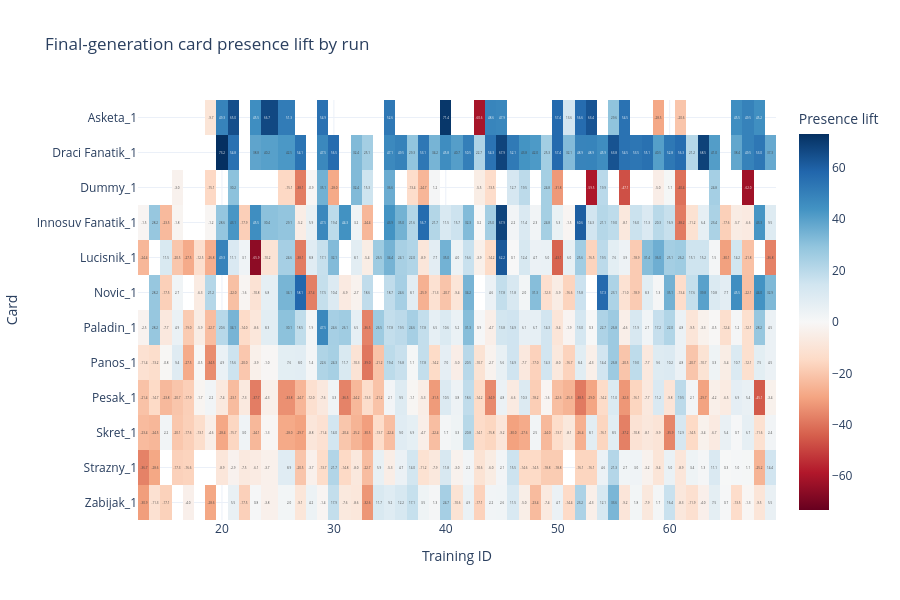

The notebook cell saved with this chart:
### Markdown cell above
## 7. Replicated card-balance signals

Presence lift is calculated within each run's final outer generation. Treat cards with near-universal inclusion cautiously because their absence group is small.

### Code cell
experiment_genomes = genomes[genomes.training_id.isin(EXPERIMENT_IDS)].copy()
final_outer = experiment_genomes.groupby('training_id').outer_gen.transform('max')
final_decks = experiment_genomes[experiment_genomes.outer_gen == final_outer].copy()

card_signal_rows = []
for run_id, run_decks in final_decks.groupby('training_id'):
    for card_id in card_catalog.card_id:
        copies = run_decks.deck_id.map(lambda deck_id: copy_lookup.get((deck_id, card_id), 0))
        present = copies > 0
        present_score = run_decks.loc[present, 'score'].mean()
        absent_score = run_decks.loc[~present, 'score'].mean()
        card_signal_rows.append({
            'training_id': run_id,
            'card_id': card_id,
            'decks': len(run_decks),
            'decks_present': int(present.sum()),
            'inclusion_rate': present.mean(),
            'average_copies_when_present': copies[present].mean(),
            'present_score': present_score,
            'absent_score': absent_score,
            'presence_lift': present_score - absent_score,
            'copy_score_correlation': safe_corr(copies, run_decks.score),
        })
card_signals = pd.DataFrame(card_signal_rows).merge(
    card_catalog[['card_id', 'name', 'ability', 'ability_kind']], on='card_id', how='left'
)

lift_matrix = card_signals.pivot(index='card_id', columns='training_id', values='presence_lift')
fig = px.imshow(
    lift_matrix,
    text_auto='.1f', aspect='auto', color_continuous_scale='RdBu', color_continuous_midpoint=0,
    title='Final-generation card presence lift by run',
    labels={'x': 'Training ID', 'y': 'Card', 'color': 'Presence lift'},
)
fig.update_layout(height=600)
fig.show()

display(card_signals.sort_values(['training_id', 'presence_lift'], ascending=[True, False]))
display(Markdown('**Cross-run Spearman rank agreement of card presence lift**'))
display(lift_matrix.rank().corr())

### Figure 1 — Plotly figure (JSON) as saved in the notebook; plotly's stock layout.template omitted (floating-point values rounded to 4 significant figures; data arrays with more than 128 entries replaced by an {"elided": "..."} marker saying what was removed)
{"data": [{"coloraxis": "coloraxis", "hovertemplate": "Training ID: %{x}<br>Card: %{y}<br>Presence lift: %{z}<extra></extra>", "name": "0", "texttemplate": "%{z:.1f}", "type": "heatmap", "x": [13, 14, 15, 16, 17, 18, 19, 20, 21, 22, 23, 24, 26, 27, 28, 29, 30, 31, 32, 33, 34, 35, 36, 37, 38, 39, 40, 41, 42, 43, 44, 45, 46, 47, 48, 49, 50, 51, 52, 53, 54, 55, 56, 57, 58, 59, 60, 61, 62, 63, 64, 65, 66, 67, 68, 69], "xaxis": "x", "y": ["Asketa_1", "Draci Fanatik_1", "Dummy_1", "Innosuv Fanatik_1", "Lucisnik_1", "Novic_1", "Paladin_1", "Panos_1", "Pesak_1", "Skret_1", "Strazny_1", "Zabijak_1"], "yaxis": "y", "z": {"elided": "12x56 float values"}}], "layout": {"coloraxis": {"autocolorscale": false, "cmid": 0, "colorbar": {"title": {"text": "Presence lift"}}, "colorscale": [[0, "rgb(103,0,31)"], [0.1, "rgb(178,24,43)"], [0.2, "rgb(214,96,77)"], [0.3, "rgb(244,165,130)"], [0.4, "rgb(253,219,199)"], [0.5, "rgb(247,247,247)"], [0.6, "rgb(209,229,240)"], [0.7, "rgb(146,197,222)"], [0.8, "rgb(67,147,195)"], [0.9, "rgb(33,102,172)"], [1, "rgb(5,48,97)"]]}, "height": 600, "title": {"text": "Final-generation card presence lift by run"}, "xaxis": {"anchor": "y", "domain": [0, 1], "title": {"text": "Training ID"}}, "yaxis": {"anchor": "x", "autorange": "reversed", "domain": [0, 1], "title": {"text": "Card"}}}}
